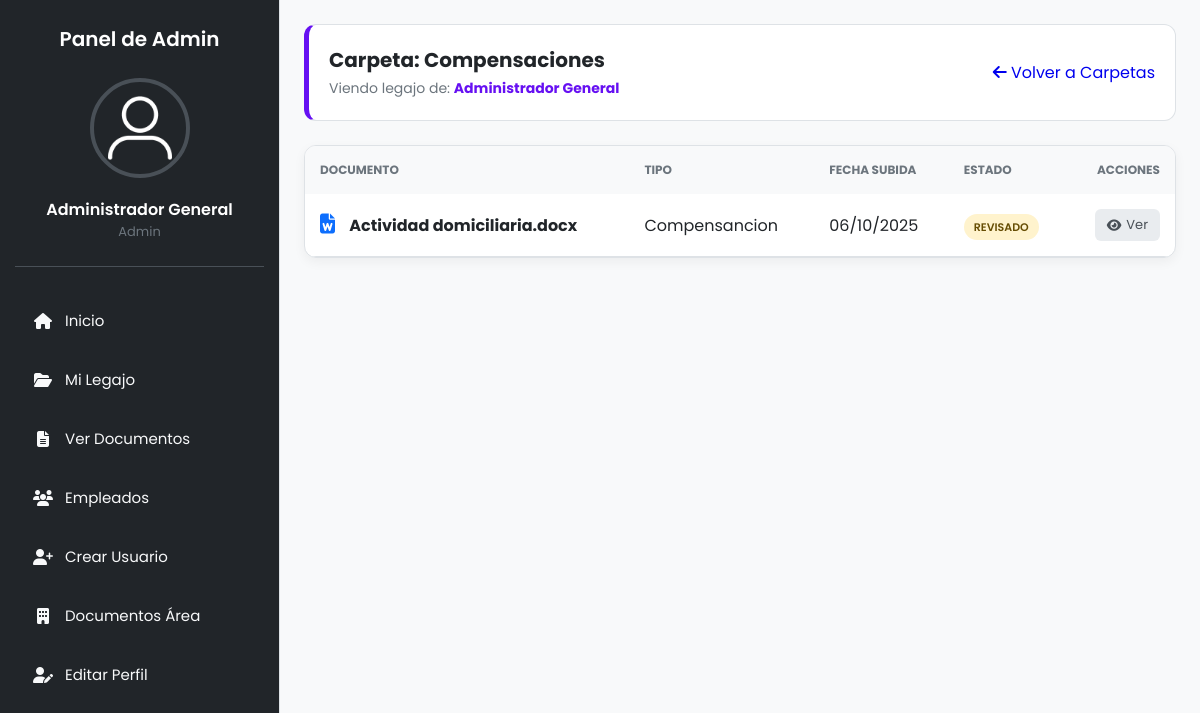
The page /admin/ver_seccion_empleado.php?id_seccion=6&id_empleado=1 (signed in) on the database its author committed.
### tables this page shows
CREATE TABLE `secciones_legajo` (
  `id` int NOT NULL AUTO_INCREMENT,
  `nombre` varchar(255) NOT NULL,
  `descripcion` text,
  PRIMARY KEY (`id`)
);

CREATE TABLE `usuarios` (
  `id` int NOT NULL AUTO_INCREMENT,
  `nombre` varchar(150) NOT NULL,
  `email` varchar(150) NOT NULL,
  `password_hash` varchar(255) NOT NULL,
  `id_area` int DEFAULT NULL,
  `rol` enum('admin','rrhh','jefe_area','empleado','secretaria') DEFAULT 'empleado',
  `activo` tinyint(1) DEFAULT '1',
  `creado_en` datetime DEFAULT CURRENT_TIMESTAMP,
  `foto` varchar(255) DEFAULT 'uploads/usuarios/default.png',
  `reset_token` varchar(64) DEFAULT NULL,
  `reset_token_expires_at` datetime DEFAULT NULL,
  PRIMARY KEY (`id`),
  UNIQUE KEY `email` (`email`),
  KEY `id_area` (`id_area`),
  CONSTRAINT `usuarios_ibfk_1` FOREIGN KEY (`id_area`) REFERENCES `areas` (`id`)
);

CREATE TABLE `documentos` (
  `id` int NOT NULL AUTO_INCREMENT,
  `id_usuario` int NOT NULL,
  `nombre_original` varchar(255) NOT NULL,
  `nombre_guardado` varchar(255) NOT NULL,
  `tipo` varchar(100) DEFAULT NULL,
  `fecha_subida` datetime DEFAULT CURRENT_TIMESTAMP,
  `id_area_destino` int DEFAULT NULL,
  `id_seccion` int DEFAULT NULL,
  `estado` varchar(50) DEFAULT 'Pendiente',
  `feedback` text,
  `revisado_por` int DEFAULT NULL,
  `fecha_revision` datetime DEFAULT NULL,
  `destino_area` varchar(100) DEFAULT 'secretaria',
  `enviado_a_area_id` int DEFAULT NULL,
  `area_solicitada_id` int DEFAULT NULL,
  PRIMARY KEY (`id`),
  KEY `id_usuario` (`id_usuario`),
  KEY `fk_area_destino` (`id_area_destino`),
  KEY `fk_documentos_seccion` (`id_seccion`),
  KEY `fk_revisor` (`revisado_por`),
  KEY `fk_area_solicitada` (`area_solicitada_id`),
  CONSTRAINT `documentos_ibfk_1` FOREIGN KEY (`id_usuario`) REFERENCES `usuarios` (`id`),
  CONSTRAINT `fk_area_destino` FOREIGN KEY (`id_area_destino`) REFERENCES `areas` (`id`),
  CONSTRAINT `fk_area_solicitada` FOREIGN KEY (`area_solicitada_id`) REFERENCES `areas` (`id`),
  CONSTRAINT `fk_documentos_seccion` FOREIGN KEY (`id_seccion`) REFERENCES `secciones_legajo` (`id`),
  CONSTRAINT `fk_revisor` FOREIGN KEY (`revisado_por`) REFERENCES `usuarios` (`id`)
);

### admin/ver_seccion_empleado.php (the view, shortened to what this page needs)
<?php
require '../php/db.php';
$id_seccion  = $_GET['id_seccion'] ?? null;
$id_empleado = $_GET['id_empleado'] ?? null;
try {
    $stmtSec = $pdo->prepare("SELECT nombre FROM secciones_legajo WHERE id = ?");
    $stmtSec->execute([$id_seccion]);
    $seccion = $stmtSec->fetch();
    $stmtEmp = $pdo->prepare("SELECT nombre FROM usuarios WHERE id = ?");
    $stmtEmp->execute([$id_empleado]);
    $empleado = $stmtEmp->fetch();
    $stmtDocs = $pdo->prepare("
        SELECT * FROM documentos
        WHERE id_usuario = ? AND id_seccion = ?
        ORDER BY fecha_subida DESC
    ");
    $stmtDocs->execute([$id_empleado, $id_seccion]);
    $documentos = $stmtDocs->fetchAll();
} catch (PDOException $e) {
    die("Error: " . $e->getMessage());
}
require_once '../includes/header_admin.php';
require_once '../includes/sidebar_admin.php';
?>
<div class="main">
    <header class="visor-header">
        <div class="visor-title">
            <h2>Carpeta: <?= htmlspecialchars($seccion['nombre']) ?></h2>
            <span>Viendo legajo de: <strong><?= htmlspecialchars($empleado['nombre']) ?></strong></span>
        </div>
        <a href="ver_legajo_empleado.php?id=<?= $id_empleado ?>" class="btn-secondary" style="text-decoration: none;">
            <i class="fas fa-arrow-left"></i> Volver a Carpetas
        </a>
    </header>
    <main class="content">
        <div class="table-responsive">
            <?php if (empty($documentos)): ?>
                <div style="padding: 40px; text-align: center; color: #6c757d;">
                    <i class="fas fa-folder-open" style="font-size: 40px; opacity: 0.3; margin-bottom: 15px;"></i>
                    <p>El empleado no tiene documentos en esta carpeta.</p>
                </div>
            <?php else: ?>
                <table class="doc-table">
                    <thead>
                        <tr>
                            <th>Documento</th>
                            <th>Tipo</th>
                            <th>Fecha Subida</th>
                            <th>Estado</th>
                            <th style="text-align: right;">Acciones</th>
                        </tr>
                    </thead>
                    <tbody>
                        <?php foreach ($documentos as $doc):
                             $ext = strtolower(pathinfo($doc['nombre_guardado'] ?? '', PATHINFO_EXTENSION));
                             $icon = 'fa-file';
                             $color = '#6c757d';
                             if(in_array($ext, ['doc','docx'])) { $icon='fa-file-word'; $color='#0d6efd'; }
                             $estado = strtolower($doc['estado'] ?? 'pendiente');
                             $badge = 'pendiente';
                        ?>
                        <tr>
                            <td>
                                <i class="fas <?= $icon ?> file-icon" style="color: <?= $color ?>;"></i>
                                <strong><?= htmlspecialchars($doc['titulo'] ?? $doc['nombre_original']) ?></strong>
                            </td>
                            <td><?= htmlspecialchars($doc['tipo']) ?></td>
                            <td><?= date("d/m/Y", strtotime($doc['fecha_subida'])) ?></td>
                            <td><span class="badge <?= $badge ?>"><?= ucfirst($estado) ?></span></td>
                            <td style="text-align: right;">
                                <a href="../uploads/<?= htmlspecialchars($doc['nombre_guardado']) ?>" target="_blank" class="btn-download-sm">
                                    <i class="fas fa-eye"></i> Ver
                                </a>
                            </td>
                        </tr>
                        <?php endforeach; ?>
                    </tbody>
                </table>
            <?php endif; ?>
        </div>
    </main>
</div>
<?php require_once '../includes/footer.php'; ?>

### style/global.css (style rules this page uses)
:root { --color-primario: #0d6efd; --color-primario-hover: #0b5ed7; --color-secundario: #6c757d; --color-exito: #198754; --color-peligro: #dc3545; --color-advertencia: #ffc107; --color-info: #0dcaf0; --color-fondo-cuerpo: #f8f9fa; --color-fondo-sidebar: #212529; --color-texto-sidebar: #f8f9fa; --color-fondo-tarjeta: #ffffff; --color-texto-principal: #212529; --color-texto-secundario: #6c757d; --color-borde: #dee2e6; --sombra-tarjeta: 0 4px 12px rgba(0, 0, 0, 0.08); }
* { margin: 0; padding: 0; box-sizing: border-box; font-family: 'Poppins', sans-serif; }
body { display: flex; background: var(--color-fondo-cuerpo); color: var(--color-texto-principal); min-height: 100vh; }
.main { flex: 1; padding: 24px; margin-left: 280px; transition: margin-left 0.3s ease; }

### style/ver_seccion_empleado.css (style rules this page uses)
.visor-header { background: #fff; padding: 20px; border-radius: 12px; border: 1px solid #dee2e6; margin-bottom: 24px; display: flex; justify-content: space-between; align-items: center; border-left: 5px solid #6610f2; }
.visor-title h2 { margin: 0; font-size: 20px; color: #212529; }
.visor-title span { color: #6c757d; font-size: 14px; }
.visor-title strong { color: #6610f2; }
.table-responsive { background: #fff; border-radius: 12px; box-shadow: 0 4px 12px rgba(0,0,0,0.05); overflow: hidden; border: 1px solid #dee2e6; }
.doc-table { width: 100%; border-collapse: collapse; }
.doc-table th { background: #f8f9fa; padding: 15px; text-align: left; font-size: 12px; text-transform: uppercase; color: #6c757d; }
.doc-table td { padding: 15px; border-bottom: 1px solid #dee2e6; vertical-align: middle; }
.file-icon { font-size: 20px; margin-right: 10px; }
.badge { padding: 5px 10px; border-radius: 15px; font-size: 11px; font-weight: 600; text-transform: uppercase; }
.badge.pendiente { background: #fff3cd; color: #664d03; }
.btn-download-sm { padding: 6px 12px; background: #e9ecef; color: #495057; border-radius: 6px; text-decoration: none; font-size: 13px; display: inline-flex; align-items: center; gap: 5px; transition: all 0.2s; }

### rows shown on the page
secciones_legajo: nombre "Compensaciones"
usuarios: nombre "Administrador General"
documentos: nombre_original "Actividad domiciliaria.docx", tipo "Compensancion", fecha_subida "06/10/2025", estado "REVISADO"

### other values the page prints
$_SESSION['nombre'] "Administrador General"
$_SESSION['rol'] "Admin"
